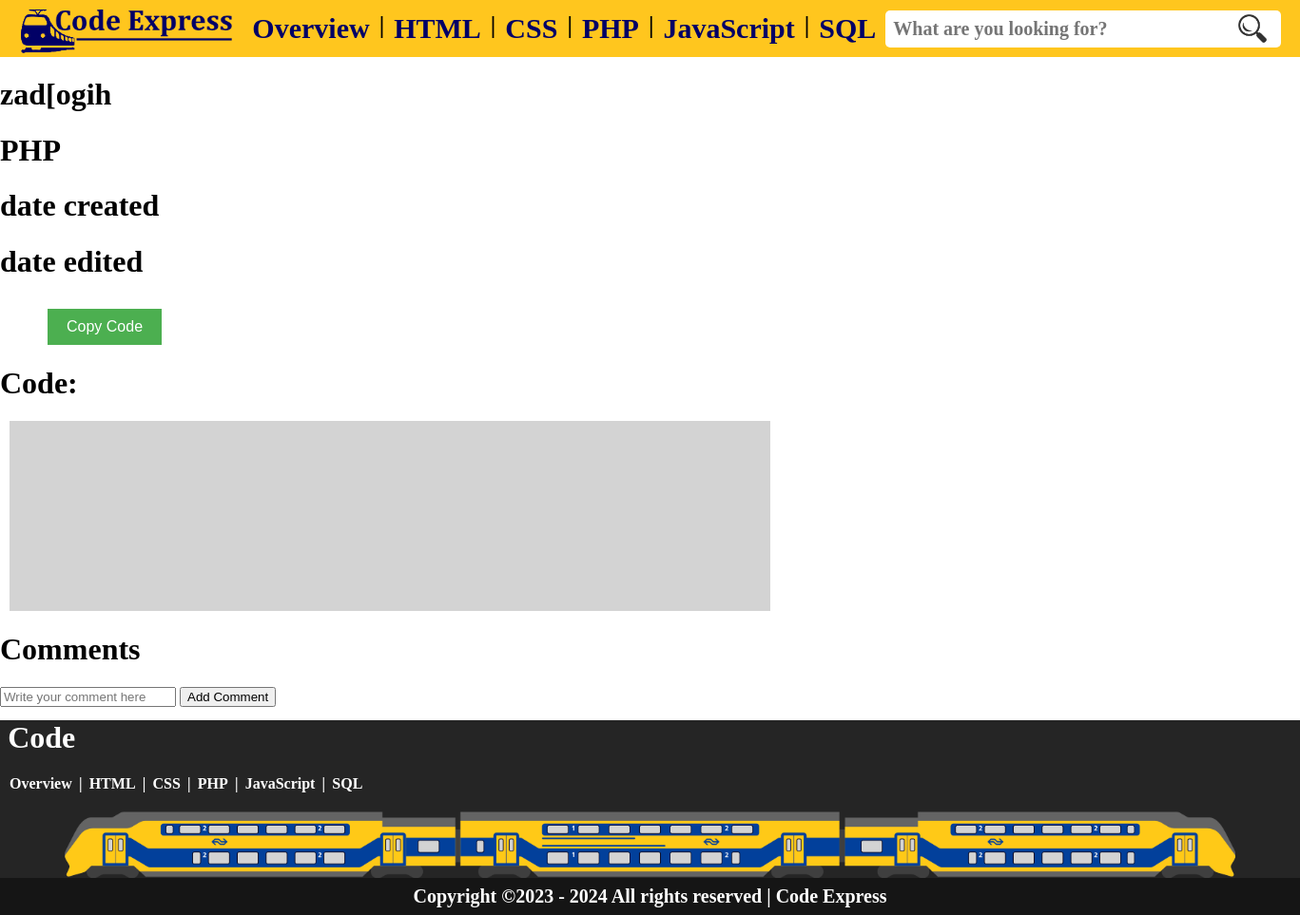
The app's page /page/code.php?id=1, older data.
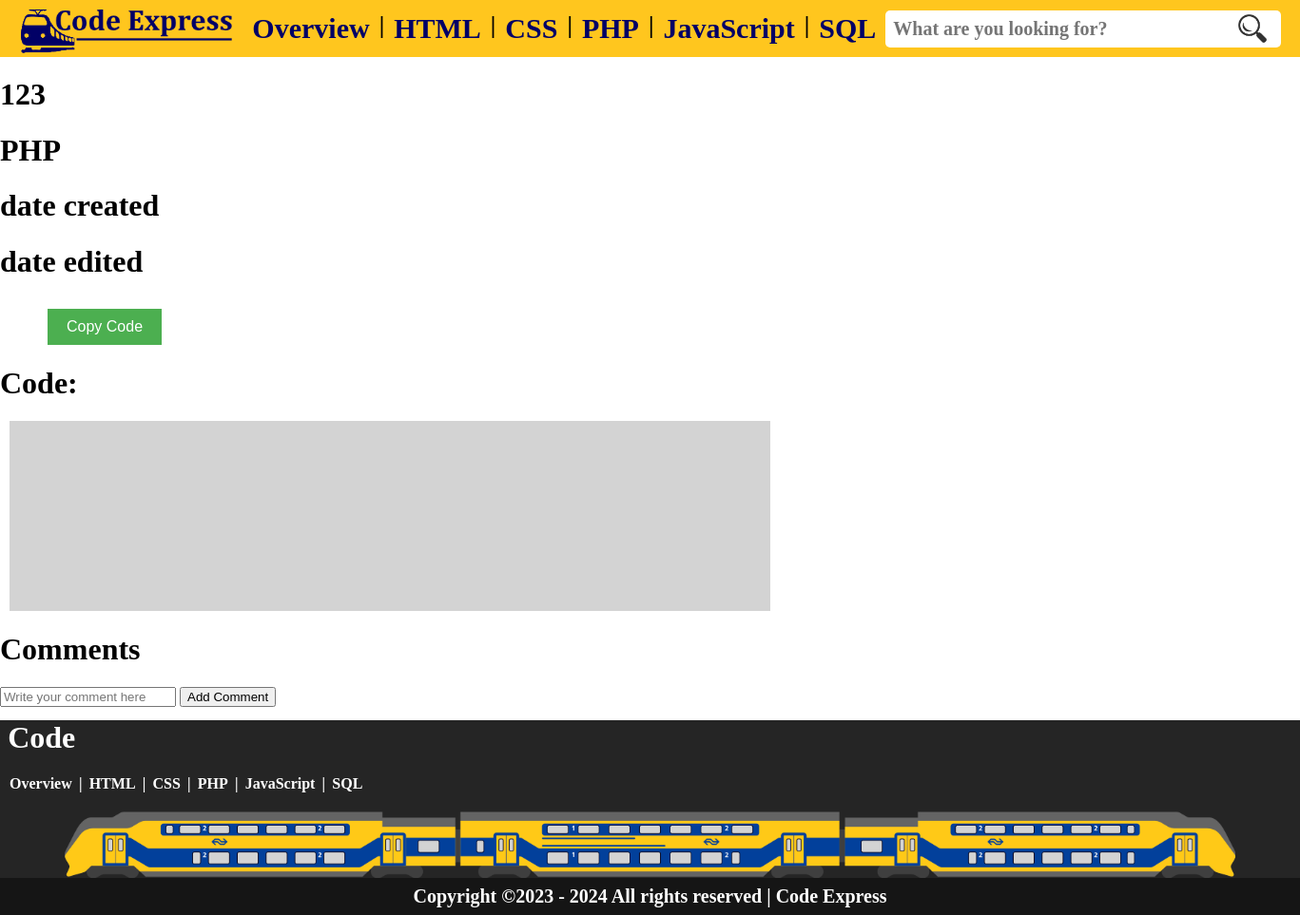
The same page, newer data.
### tables this page shows
CREATE TABLE `configuration` (
  `id` int(11) NOT NULL,
  `code` varchar(255) DEFAULT NULL,
  `title` varchar(255) DEFAULT NULL,
  `category` varchar(255) DEFAULT NULL,
  `date` date DEFAULT NULL,
  `description` text DEFAULT NULL,
  `creator` varchar(255) DEFAULT NULL
);

### page/code.php (the view, shortened to what this page needs)
<?php
include '../include/connection.php';
if (isset($_GET['id'])) {
    $id = intval($_GET['id']);
    $stmt = $pdo->prepare("SELECT title FROM configuration WHERE id = ?");
    $stmt->execute([$id]);
    $row = $stmt->fetch(PDO::FETCH_ASSOC);
    $title = $row['title'];
} else {
    $title = "CodeExpress";
}
?>
<!DOCTYPE html>
<html lang="en">
<head>
</head>
<body>
    <?php include "../include/navbar.php" ?>
    <h1><?php echo $title ?></h1>
    <div class="c-row">
        <h1>PHP</h1>
        <h1><?php echo 'date created' ?></h1>
        <h1><?php echo 'date edited' ?></h1>
        <button id="copy-btn" onclick="copyToClipboard()">Copy Code</button>
    </div>
    <h1>Code:</h1>
    <div id="code"></div>
    <h1>Comments</h1>
    <form method="post" action="../page/code.php">
        <input type="text" name="comment" placeholder="Write your comment here" required>
        <input type="submit" value="Add Comment">
    </form>
    <?php include "../include/footer.php" ?>
</body>
</html>

Row changes from the older to the newer data that the page shows:
changed configuration: title "zad[ogih" → "123"
